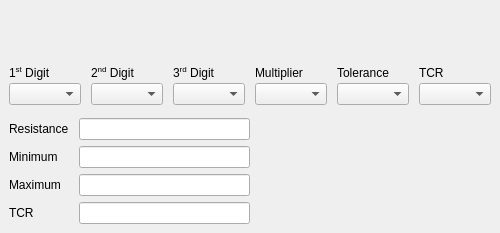
      <widget class="QWidget" name="tab_6b">
       <attribute name="title">
        <string>6 Band</string>
       </attribute>
       <layout class="QVBoxLayout" name="verticalLayout_7">
        <property name="leftMargin">
         <number>9</number>
        </property>
        <property name="topMargin">
         <number>26</number>
        </property>
        <property name="rightMargin">
         <number>9</number>
        </property>
        <property name="bottomMargin">
         <number>9</number>
        </property>
        <item>
         <layout class="QHBoxLayout" name="horizontalLayout_6b_svg">
          <property name="bottomMargin">
           <number>20</number>
          </property>
          <item>
           <spacer name="horizontalSpacer_8">
            <property name="orientation">
             <enum>Qt::Orientation::Horizontal</enum>
            </property>
            <property name="sizeHint" stdset="0">
             <size>
              <width>40</width>
              <height>20</height>
             </size>
            </property>
           </spacer>
          </item>
          <item>
           <spacer name="horizontalSpacer_9">
            <property name="orientation">
             <enum>Qt::Orientation::Horizontal</enum>
            </property>
            <property name="sizeHint" stdset="0">
             <size>
              <width>40</width>
              <height>20</height>
             </size>
            </property>
           </spacer>
          </item>
         </layout>
        </item>
        <item>
         <layout class="QGridLayout" name="gridLayout_6" columnstretch="10,10,10,20,20,20">
          <property name="horizontalSpacing">
           <number>10</number>
          </property>
          <property name="verticalSpacing">
           <number>3</number>
          </property>
          <item row="1" column="3">
           <widget class="QComboBox" name="comboBox_m_6b">
            <property name="sizePolicy">
             <sizepolicy hsizetype="Expanding" vsizetype="Fixed">
              <horstretch>0</horstretch>
              <verstretch>0</verstretch>
             </sizepolicy>
            </property>
           </widget>
          </item>
          <item row="1" column="5">
           <widget class="QComboBox" name="comboBox_tcr_6b">
            <property name="sizePolicy">
             <sizepolicy hsizetype="Expanding" vsizetype="Fixed">
              <horstretch>0</horstretch>
              <verstretch>0</verstretch>
             </sizepolicy>
            </property>
           </widget>
          </item>
          <item row="1" column="1">
           <widget class="QComboBox" name="comboBox_2d_6b">
            <property name="sizePolicy">
             <sizepolicy hsizetype="Expanding" vsizetype="Fixed">
              <horstretch>0</horstretch>
              <verstretch>0</verstretch>
             </sizepolicy>
            </property>
           </widget>
          </item>
          <item row="0" column="0">
           <widget class="QLabel" name="label_18">
            <property name="text">
             <string>&lt;html&gt;&lt;head/&gt;&lt;body&gt;&lt;p&gt;1&lt;span style=&quot; vertical-align:super;&quot;&gt;st&lt;/span&gt; Digit&lt;/p&gt;&lt;/body&gt;&lt;/html&gt;</string>
            </property>
            <property name="textFormat">
             <enum>Qt::TextFormat::RichText</enum>
            </property>
           </widget>
          </item>
          <item row="0" column="2">
           <widget class="QLabel" name="label_26">
            <property name="text">
             <string>&lt;html&gt;&lt;head/&gt;&lt;body&gt;&lt;p&gt;3&lt;span style=&quot; vertical-align:super;&quot;&gt;rd&lt;/span&gt; Digit&lt;/p&gt;&lt;/body&gt;&lt;/html&gt;</string>
            </property>
            <property name="textFormat">
             <enum>Qt::TextFormat::RichText</enum>
            </property>
           </widget>
          </item>
          <item row="0" column="4">
           <widget class="QLabel" name="label_20">
            <property name="text">
             <string>Tolerance</string>
            </property>
           </widget>
          </item>
          <item row="0" column="3">
           <widget class="QLabel" name="label_17">
            <property name="text">
             <string>Multiplier</string>
            </property>
           </widget>
          </item>
          <item row="1" column="2">
           <widget class="QComboBox" name="comboBox_3d_6b">
            <property name="sizePolicy">
             <sizepolicy hsizetype="Expanding" vsizetype="Fixed">
              <horstretch>0</horstretch>
              <verstretch>0</verstretch>
             </sizepolicy>
            </property>
           </widget>
          </item>
          <item row="0" column="1">
           <widget class="QLabel" name="label_19">
            <property name="text">
             <string>&lt;html&gt;&lt;head/&gt;&lt;body&gt;&lt;p&gt;2&lt;span style=&quot; vertical-align:super;&quot;&gt;nd&lt;/span&gt; Digit&lt;/p&gt;&lt;/body&gt;&lt;/html&gt;</string>
            </property>
            <property name="textFormat">
             <enum>Qt::TextFormat::RichText</enum>
            </property>
           </widget>
          </item>
          <item row="1" column="0">
           <widget class="QComboBox" name="comboBox_1d_6b">
            <property name="sizePolicy">
             <sizepolicy hsizetype="Expanding" vsizetype="Fixed">
              <horstretch>0</horstretch>
              <verstretch>0</verstretch>
             </sizepolicy>
            </property>
           </widget>
          </item>
          <item row="0" column="5">
           <widget class="QLabel" name="label_27">
            <property name="toolTip">
             <string>Temperature Coefficient of Resistance</string>
            </property>
            <property name="text">
             <string>TCR</string>
            </property>
           </widget>
          </item>
          <item row="1" column="4">
           <widget class="QComboBox" name="comboBox_t_6b">
            <property name="sizePolicy">
             <sizepolicy hsizetype="Expanding" vsizetype="Fixed">
              <horstretch>0</horstretch>
              <verstretch>0</verstretch>
             </sizepolicy>
            </property>
           </widget>
          </item>
         </layout>
        </item>
        <item>
         <spacer name="verticalSpacer_6">
          <property name="orientation">
           <enum>Qt::Orientation::Vertical</enum>
          </property>
          <property name="sizeHint" stdset="0">
           <size>
            <width>20</width>
            <height>0</height>
           </size>
          </property>
         </spacer>
        </item>
        <item>
         <layout class="QHBoxLayout" name="horizontalLayout_7">
          <item>
           <layout class="QFormLayout" name="formLayout_3">
            <property name="horizontalSpacing">
             <number>10</number>
            </property>
            <property name="verticalSpacing">
             <number>6</number>
            </property>
            <item row="0" column="0">
             <spacer name="verticalSpacer_12">
              <property name="orientation">
               <enum>Qt::Orientation::Vertical</enum>
              </property>
              <property name="sizeHint" stdset="0">
               <size>
                <width>20</width>
                <height>1</height>
               </size>
              </property>
             </spacer>
            </item>
            <item row="1" column="0">
             <widget class="QLabel" name="label_21">
              <property name="text">
               <string>Resistance</string>
              </property>
             </widget>
            </item>
            <item row="1" column="1">
             <widget class="QLineEdit" name="lineEdit_resistance_6b">
              <property name="alignment">
               <set>Qt::AlignmentFlag::AlignCenter</set>
              </property>
              <property name="readOnly">
               <bool>true</bool>
              </property>
             </widget>
            </item>
            <item row="2" column="0">
             <widget class="QLabel" name="label_22">
              <property name="text">
               <string>Minimum</string>
              </property>
             </widget>
            </item>
            <item row="2" column="1">
             <widget class="QLineEdit" name="lineEdit_resistance_min_6b">
              <property name="alignment">
               <set>Qt::AlignmentFlag::AlignCenter</set>
              </property>
              <property name="readOnly">
               <bool>true</bool>
              </property>
             </widget>
            </item>
            <item row="3" column="0">
             <widget class="QLabel" name="label_23">
              <property name="text">
               <string>Maximum</string>
              </property>
             </widget>
            </item>
            <item row="3" column="1">
             <widget class="QLineEdit" name="lineEdit_resistance_max_6b">
              <property name="alignment">
               <set>Qt::AlignmentFlag::AlignCenter</set>
              </property>
              <property name="readOnly">
               <bool>true</bool>
              </property>
             </widget>
            </item>
            <item row="4" column="0">
             <widget class="QLabel" name="label_28">
              <property name="toolTip">
               <string>&lt;html&gt;&lt;head/&gt;&lt;body&gt;&lt;p&gt;Temperature Coefficient of Resistance&lt;/p&gt;&lt;/body&gt;&lt;/html&gt;</string>
              </property>
              <property name="text">
               <string>&lt;html&gt;&lt;head/&gt;&lt;body&gt;&lt;p&gt;TCR&lt;/p&gt;&lt;/body&gt;&lt;/html&gt;</string>
              </property>
              <property name="textFormat">
               <enum>Qt::TextFormat::RichText</enum>
              </property>
              <property name="wordWrap">
               <bool>false</bool>
              </property>
             </widget>
            </item>
            <item row="4" column="1">
             <widget class="QLineEdit" name="lineEdit_tcr_6b">
              <property name="alignment">
               <set>Qt::AlignmentFlag::AlignCenter</set>
              </property>
              <property name="readOnly">
               <bool>true</bool>
              </property>
             </widget>
            </item>
           </layout>
          </item>
          <item>
           <spacer name="horizontalSpacer_2">
            <property name="orientation">
             <enum>Qt::Orientation::Horizontal</enum>
            </property>
            <property name="sizeHint" stdset="0">
             <size>
              <width>40</width>
              <height>20</height>
             </size>
            </property>
           </spacer>
          </item>
         </layout>
        </item>
       </layout>
      </widget>
